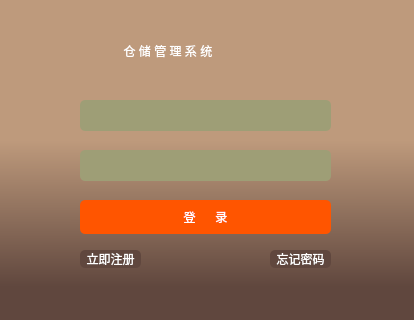
<?xml version="1.0" encoding="UTF-8"?>
<ui version="4.0">
 <class>loginDialog</class>
 <widget class="QDialog" name="loginDialog">
  <property name="geometry">
   <rect>
    <x>0</x>
    <y>0</y>
    <width>414</width>
    <height>320</height>
   </rect>
  </property>
  <property name="windowTitle">
   <string>Dialog</string>
  </property>
  <property name="windowIcon">
   <iconset>
    <normalon>:/qt 图标/man key.png</normalon>
    <activeon>:/icons/CQUPT.ico</activeon>
   </iconset>
  </property>
  <property name="styleSheet">
   <string notr="true">QMessageBox {   border-color:#32435E; border-width:1px; border-radius: 3px;
  min-width:30px; min-height:23px;
  /*font-family:&quot;宋体&quot;;font-size:36px;*/
  border-image:url(./config/qss/style_1/images/messageBox_background.png);
  height: 300px;
  width: 200px;
  border: none;
}
QDialog{
background-color: qlineargradient(spread:pad, x1:0.500273, y1:0.438, x2:0.500727, y2:0.909, stop:0 rgba(190, 154, 124, 255), stop:0.971591 rgba(96, 71, 62, 255));
}

</string>
  </property>
  <widget class="QLabel" name="label">
   <property name="geometry">
    <rect>
     <x>110</x>
     <y>20</y>
     <width>211</width>
     <height>61</height>
    </rect>
   </property>
   <property name="styleSheet">
    <string notr="true">font: 75 14pt &quot;微软雅黑&quot;;
background-color:rgb(190, 154, 124, 255);
border-radius:5px;padding:2px 4px;
color: rgb(255, 255, 255);
</string>
   </property>
   <property name="text">
    <string>  仓 储 管 理 系 统</string>
   </property>
  </widget>
  <widget class="QLineEdit" name="lineEdit">
   <property name="geometry">
    <rect>
     <x>80</x>
     <y>100</y>
     <width>251</width>
     <height>31</height>
    </rect>
   </property>
   <property name="styleSheet">
    <string notr="true">border-radius:5px;padding:2px 4px;
font: 75 11pt &quot;楷体&quot;;
color: rgb(255, 255, 255);
background-color:rgb(158, 158, 118);</string>
   </property>
   <property name="echoMode">
    <enum>QLineEdit::Normal</enum>
   </property>
  </widget>
  <widget class="QLineEdit" name="lineEdit_2">
   <property name="geometry">
    <rect>
     <x>80</x>
     <y>150</y>
     <width>251</width>
     <height>31</height>
    </rect>
   </property>
   <property name="styleSheet">
    <string notr="true">border-radius:5px;padding:2px 4px;
font: 75 11pt &quot;楷体&quot;;
background-color:rgb(158, 158, 118);
color: rgb(255, 255, 255);</string>
   </property>
  </widget>
  <widget class="QPushButton" name="pushButton">
   <property name="geometry">
    <rect>
     <x>80</x>
     <y>200</y>
     <width>251</width>
     <height>34</height>
    </rect>
   </property>
   <property name="styleSheet">
    <string notr="true">
QPushButton{  
color:rgb(255, 255, 255);
font: 75 12pt &quot;微软雅黑&quot;;
border-style:solid;  
background-color:rgb(255, 85, 0);
border-radius:5px;padding:2px 4px;/*border-radius控制圆角大小*/  
}  
QPushButton:hover{  /*鼠标放上后*/  
color:rgb(255, 255, 255);  
min-height:20;  
border-style:solid;  
border-top-left-radius:2px;  
border-top-right-radius:2px;  
background-color:rgb(190, 154, 124, 255);
border:1px;  
border-radius:5px;padding:2px 4px;  
}  
QPushButton:pressed{ /*按下按钮后*/  
color:rgb(255, 255, 255);  
min-height:20;  
border-style:solid;  
border-top-left-radius:2px;  
border-top-right-radius:2px;  
background: qlineargradient(x1: 0, y1: 0, x2: 0, y2: 1, stop:0 rgb(226,236,241),   
                            stop: 0.3 rgb(190,190,190),  
                              stop: 1 rgb(160,160,160));  
border:1px;  
border-radius:5px;padding:2px 4px;  
}  
QPushButton:checked{    /*选中后*/  
color:rgb(255, 255, 255);  
min-height:20;  
border-style:solid;  
border-top-left-radius:2px;  
border-top-right-radius:2px;  
background: qlineargradient(x1: 0, y1: 0, x2: 0, y2: 1, stop:0 rgb(226,236,241),   
                            stop: 0.3 rgb(190,190,190),  
                              stop: 1 rgb(160,160,160));  
border:1px;  
border-radius:5px;padding:2px 4px;  
}  </string>
   </property>
   <property name="text">
    <string>登      录</string>
   </property>
  </widget>
  <widget class="QToolButton" name="toolButton">
   <property name="geometry">
    <rect>
     <x>80</x>
     <y>250</y>
     <width>61</width>
     <height>18</height>
    </rect>
   </property>
   <property name="styleSheet">
    <string notr="true">QToolButton{
color: rgb(255, 255, 255);
border-radius:5px;padding:2px 4px;
background-color:rgb(96, 71, 62, 255);
}
QToolButton:hover{
background-color:rgb(190, 154, 124, 255);
}
</string>
   </property>
   <property name="text">
    <string>立即注册</string>
   </property>
   <property name="autoRaise">
    <bool>true</bool>
   </property>
  </widget>
  <widget class="QToolButton" name="toolButton_3">
   <property name="geometry">
    <rect>
     <x>270</x>
     <y>250</y>
     <width>61</width>
     <height>18</height>
    </rect>
   </property>
   <property name="styleSheet">
    <string notr="true">QToolButton{
color: rgb(255, 255, 255);
border-radius:5px;padding:2px 4px;
background-color:rgb(96, 71, 62, 255);
}
QToolButton:hover{
background-color:rgb(190, 154, 124, 255);
}</string>
   </property>
   <property name="text">
    <string>忘记密码</string>
   </property>
   <property name="autoRaise">
    <bool>true</bool>
   </property>
  </widget>
 </widget>
 <resources/>
 <connections/>
</ui>
